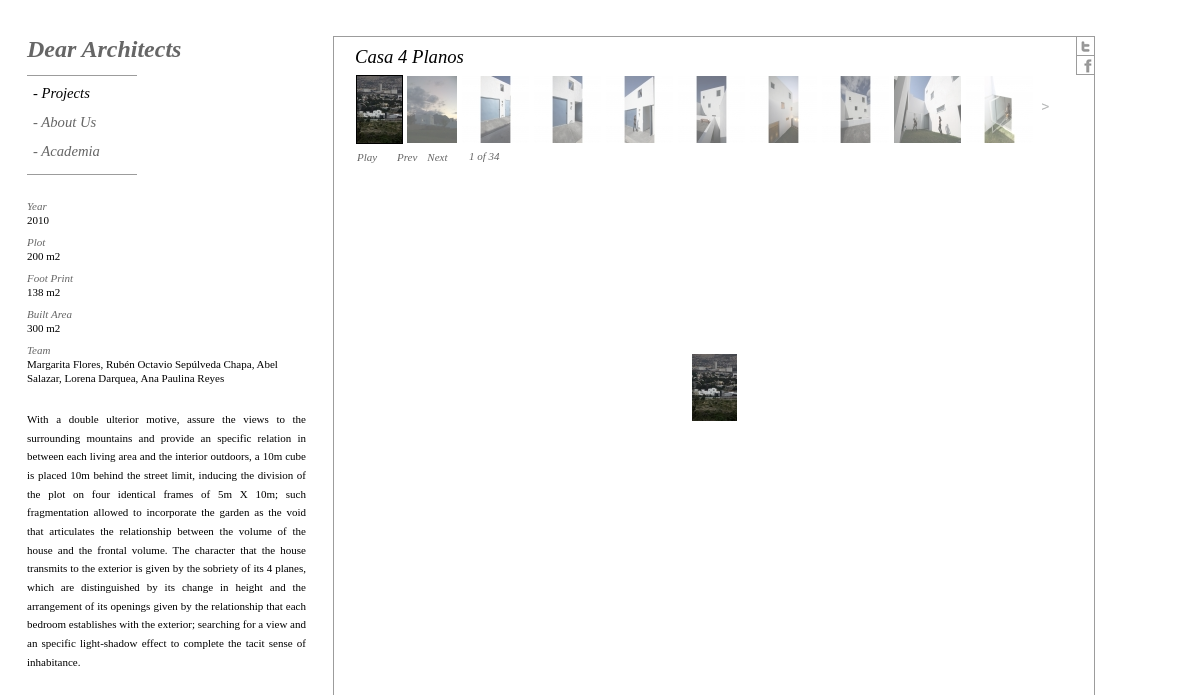
/project.php?Project=Casa 4 Planos, run on the app's committed database.
### tables this page shows
CREATE TABLE IF NOT EXISTS `projects` (
  `ID` int(5) NOT NULL AUTO_INCREMENT,
  `active` int(1) NOT NULL,
  `Project` varchar(100) NOT NULL,
  `Year` int(4) DEFAULT NULL,
  `Plot` varchar(50) DEFAULT NULL,
  `FootPrint` varchar(50) DEFAULT NULL,
  `BuiltArea` varchar(50) DEFAULT NULL,
  `Team` varchar(200) DEFAULT NULL,
  `Description` varchar(800) DEFAULT NULL,
  PRIMARY KEY (`ID`)
);

CREATE TABLE IF NOT EXISTS `projectsp` (
  `ID` int(20) NOT NULL AUTO_INCREMENT,
  `Project` varchar(100) NOT NULL,
  `Photo` varchar(100) NOT NULL,
  PRIMARY KEY (`ID`)
);

### public_html/project.php (the view, shortened to what this page needs)
<?php
if (!function_exists("GetSQLValueString")) {
    function GetSQLValueString($theValue, $theType, $theDefinedValue = "", $theNotDefinedValue = "")
    {
      $theValue = get_magic_quotes_gpc() ? stripslashes($theValue) : $theValue;
      $theValue = function_exists("mysql_real_escape_string") ? mysql_real_escape_string($theValue) : mysql_escape_string($theValue);
      switch ($theType) {
        case "text":
          $theValue = ($theValue != "") ? "'" . $theValue . "'" : "NULL";
          break;
      }
      return $theValue;
    }
}
$p = "-1";
if (isset($_GET['Project'])) {
  $p = $_GET['Project'];
}
$query =  sprintf("SELECT * FROM projects where Project=%s",GetSQLValueString( $p, "text"));
$pro = mysql_query($query, $Base) or die(mysql_error());
$row_pro = mysql_fetch_assoc($pro);
$query_fotos =  sprintf("SELECT * FROM projectsp where Project=%s order by Photo ASC",GetSQLValueString($p, "text"));
$fotos = mysql_query($query_fotos, $Base) or die(mysql_error());
$row_fotos = mysql_fetch_assoc($fotos);
?>
<!DOCTYPE HTML PUBLIC "-//W3C//DTD HTML 4.01 Transitional//EN"
"http://www.w3.org/TR/1999/REC-html401-19991224">
<html>
	<head>
                <link rel="stylesheet" href="CSS.css" type="text/css" />
<link rel="stylesheet" href="Menu3Niv/nav-v.css" type="text/css" media="screen" />
		<link rel="stylesheet" href="SLIDER/css/basic.css" type="text/css" />
		<link rel="stylesheet" href="SLIDER/css/slider.css" type="text/css" />
		<link rel="stylesheet" href="SLIDER/css/white.css" type="text/css" />
	</head>
	<body>
<div id="wrapper">
    <div id="leftcolumn">
        <?php include("Menu3Niv/index.php"); ?>
        <div id="info">
            <div><span class="t">Year</span><span><?php echo $row_pro['Year']; ?></span></div>
            <div><span class="t">Plot</span><span><?php echo $row_pro['Plot']; ?></span></div>
            <div><span class="t">Foot Print</span><span><?php echo $row_pro['FootPrint']; ?></span></div>
            <div><span class="t">Built Area</span><span><?php echo $row_pro['BuiltArea']; ?></span></div>
            <div><span class="t">Team</span><span><?php echo $row_pro['Team']; ?></span></div>
        </div>
        <div id="detalles">
            <?php echo $row_pro['Description']; ?>
        </div>
     </div>
     <div id="cuadrado">
      <div id="social">
            <span>
              <img onclick="tweet('<?php echo $p;?>')" style="cursor:pointer;" src="Twitter.jpg" title="Share on Twitter"/>
            </span>
            <span>
              <img onclick="face('<?php echo $p;?>')" style="cursor:pointer;" src="Facebook.jpg" title="Share on Facebook"/>
            </span>
      </div>
                <div id="titulop">
                    <?php echo $p; ?>
                </div>
				<div class="navigation-container">
					<div id="thumbs" class="navigation">
						<ul class="thumbs noscript">
                                                    <?php
                                                        do {$nombre=$row_fotos['Photo'];
                                                        if($nombre != NULL){
                                                     ?>
							<li>
								<a class="thumb"  href="admin/projectsp/grande/<?php echo $nombre;?>">
									<img src="admin/projectsp/chico/<?php echo $nombre;?>" alt=""/>
								</a>
							</li>
                                                     <?php } } while ($row_fotos = mysql_fetch_assoc($fotos)); ?>
						</ul>
						<a class="pageLink next" style="visibility: hidden;" href="#" title="Next Page"></a>
					</div>
				</div>
				<div class="content">
					<div class="slideshow-container">
						<div id="controls" class="controls"></div>
                                                <div id="caption" class="caption-container"><div class="photo-index"></div></div>
					</div>
				</div>
              </div>
  </div>
	</body>
</html>

### public_html/Menu3Niv/index.php (shortened to what this page needs)
<?php
$query_project =  sprintf("SELECT * FROM projects order by Project ASC");
$projects = mysql_query($query_project, $Base) or die(mysql_error());
?>
<div id="DA">
    <a href="index.php">Dear Architects</a>
</div>
<div id="linea1">&nbsp;</div>
<div style=" position: relative; top:15px;">
    <ul id="navmenu-v">
        <li id="projects"><a id="projectst" href="#">- Projects</a>
        </li>
        <li id="aboutus"><a id="aboutust"href="#">- About Us</a>
        </li>
        <li id="academia"><a id="academiat" href="#">- Academia</a>
        </li>
      </ul>
</div>
<div id="linea2">&nbsp;</div>

### public_html/CSS.css (style rules this page uses)
* { padding:0; margin:0 }
body { font:12px; font-family: "Georgia"; }
#wrapper { padding-top:36px; padding-left: 27px; }
#leftcolumn { float:left; width:279px; }
#leftcolumn #DA { font-family: "Georgia"; font-weight:bold !important; font-style: italic; font-size: 24px; color:#666; }
#DA a , #DA a:hover { text-decoration: none; color:#666; }
#linea1 { border-top:1px #9C9C9C solid; width:110px; position: relative; top:12px; height: 0px; font-size: 0px; }
#linea2 { border-top:1px #9C9C9C solid; width:110px; position: relative; top:110px; height: 0px; font-size: 0px; }
#info { font-family: "Georgia"; font-size: 11px; font-weight: normal; position:absolute; top:199px; width:279px; font-style: normal !important; z-index: -1; }
#info span { display: block; line-height: 14px; }
#info span.t { color:#666; font-style: italic; }
#info div { padding-bottom: 8px; }
#detalles { font-family: "Georgia"; font-size: 11px; font-weight: normal; position:absolute; top:410px; width:279px; line-height: 14pt; text-align: justify; z-index: -1; }
#cuadrado { position: absolute; top:36px; left:333px; min-height:634px; height: 90%; width: 760px; border:1px #9C9C9C solid; }
#social { position: absolute; top:0px; right:0px; z-index: 10000; }
#social span { padding-top: 1px; display: block; border-bottom:1px #9C9C9C solid; border-left:1px #9C9C9C solid; }
#titulop { font-family: "Georgia" !important; font-weight: normal !important; font-style: italic !important; font-size: 14pt !important; color: black !Important; padding-top: 9px; padding-left: 21px; padding-bottom: 5px; }

### public_html/Menu3Niv/nav-v.css (style rules this page uses)
ul#navmenu-v,ul#navmenu-v li,ul#navmenu-v ul { width: 120px; margin: 0; list-style: none; }
ul#navmenu-v li { float: left; position: relative; width: 100%; }
ul#navmenu-v a { border-top: none; border-right: none; padding: 6px; display: block; background: #FFF; color: #666; font: normal 11pt "Georgia"; font-style: italic; text-decoration: none; height: 1%; }

### public_html/SLIDER/css/basic.css (style rules this page uses)
html, body { margin:0; padding:0; }

### public_html/SLIDER/css/slider.css (style rules this page uses)
div.content { display: none; clear: both; }
div.content a, div.navigation a { text-decoration: none; }
div.navigation a.pageLink { height: 68px; line-height: 68px; }
div.controls { margin-top: 5px; height: 23px; margin-left: 18px; }
div.slideshow-container, div.loader { width: 760px; }
div.slideshow-container { position: relative; clear: both; float: left; height: 480px }
div.caption-container { position: absolute; top:4px; left:135px; }
div.caption-container, span.image-caption { width: 60px; }
div.navigation-container { float: left; position: relative; left: 1px; }
div.navigation { float: left; position: relative; left: 0px; }
div.navigation a.pageLink { display: block; position: relative; float: left; margin: 0px; width: 19px !important; background-position:center center; background-repeat:no-repeat; }
ul.thumbs { position: relative; float: left; margin: 0; padding: 0; }
ul.thumbs li { float: left; padding: 0; margin: 2px; margin-right: 1px; list-style: none; }
a.thumb { padding: 1px; display: block; }
ul.thumbs img { border: none; display: block; }

### public_html/SLIDER/css/white.css (style rules this page uses)
div.caption-container { color: #111; }
div.photo-index { color: #666666; font-family: "Georgia"; font-size: 11px; font-weight: normal; font-style: italic; }
div.navigation a.next { background-image: url(flecha.png); }
ul.thumbs li.selected a.thumb { background: #000; }

### data on the page
projects: Year "2010", Plot "200 m2", FootPrint "138 m2", BuiltArea "300 m2", Team "Margarita Flores, Rubén Octavio Sepúlveda Chapa, Abel Salazar, Lorena Darquea, Ana Paulina Reyes", Description "With a double ulterior motive, assure the views to the surrounding mountains and provide an specific relation in between each living area and the interior outdoors, a 10m cube is placed 10m behind the street limit, inducing the division of the plot on four identical frames of 5m X 10m; such fragmentation allowed to incorporate the garden as the void that articulates the relationship between the volume of the house and the frontal volume. The character that the house transmits to the exterior is given by the sobriety of its 4 planes, which are distinguished by its change in height and the arrangement of its openings given by the relationship that each bedroom establishes with the exterior;…"
projectsp: Photo (picture)
projectsp: Photo (picture)
projectsp: Photo (picture)
projectsp: Photo (picture)
projectsp: Photo (picture)
projectsp: Photo (picture)
projectsp: Photo (picture)
projectsp: Photo (picture)
projectsp: Photo (picture)
projectsp: Photo (picture)

### other printed values
$p "Casa 4 Planos"
